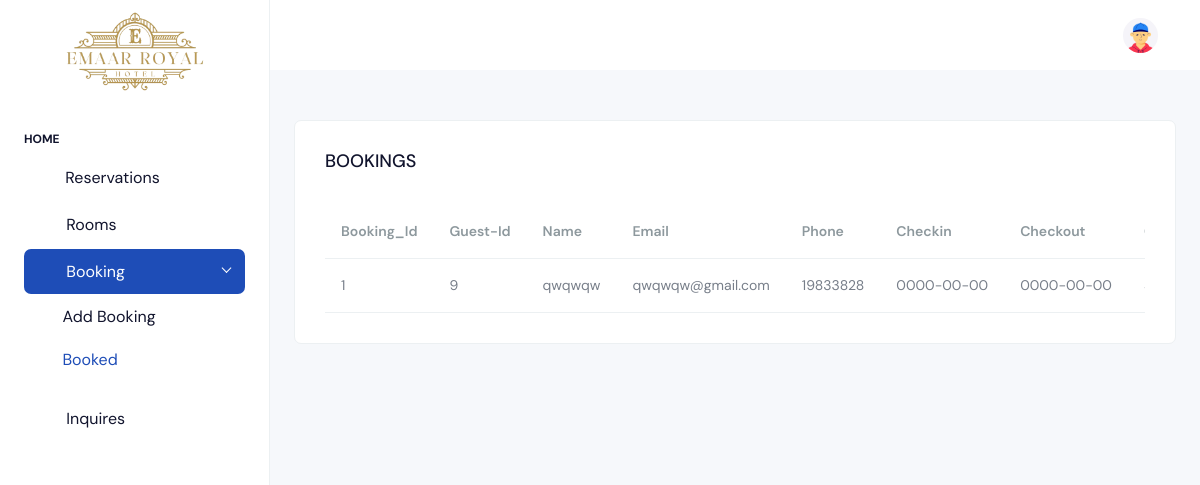
The app's page /Booking.php, older data.
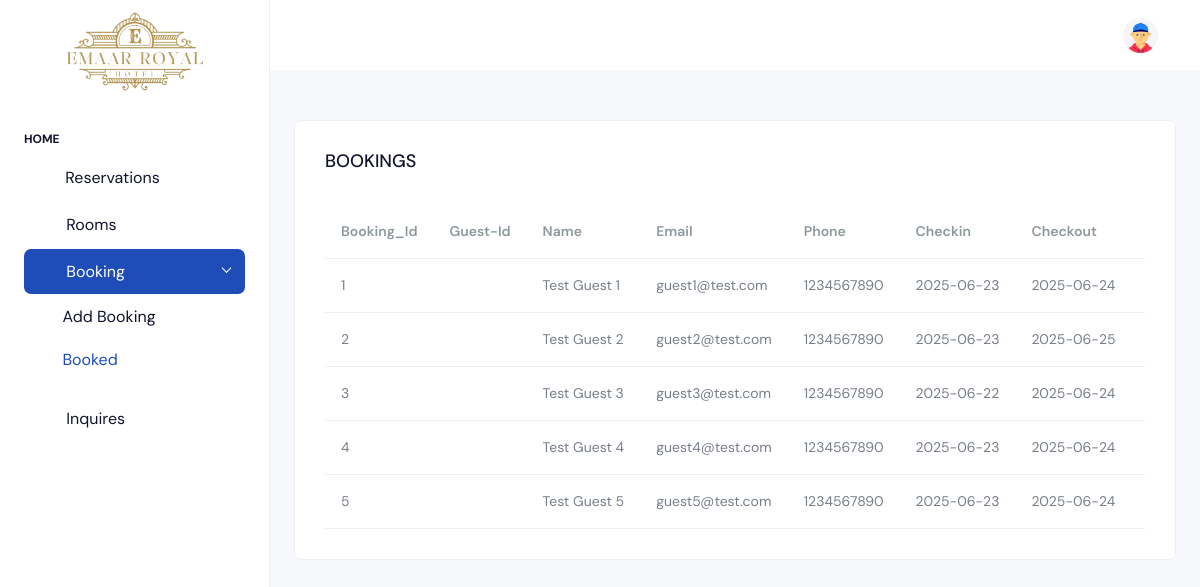
The same page, newer data.
### tables this page shows
CREATE TABLE `bookings` (
  `Booking_id` int(11) NOT NULL,
  `Guest_id` int(50) DEFAULT NULL,
  `Name` varchar(30) DEFAULT NULL,
  `Email` varchar(20) DEFAULT NULL,
  `Phone` varchar(20) DEFAULT NULL,
  `Room` varchar(20) DEFAULT NULL,
  `Room_No` int(11) DEFAULT NULL,
  `Checkin` date DEFAULT NULL,
  `Checkout` date DEFAULT NULL,
  `Guest` varchar(20) DEFAULT NULL,
  `Suite` varchar(20) DEFAULT NULL
);

### Booking.php (the view, shortened to what the changed rows need)
<?php
include('inc.connection.php');
$sql = "SELECT * FROM `bookings`";
$result = mysqli_query($conn, $sql);
?>
<!doctype html>
<html lang="en">
<head>
  <link rel="stylesheet" href="./assets/css/styles.min.css" />
</head>
<body>
  <div class="page-wrapper" id="main-wrapper" style="padding-top: 0 !important;"  data-layout="vertical" data-navbarbg="skin6" data-sidebartype="full"
    data-sidebar-position="fixed" data-header-position="fixed">
    <div class="body-wrapper">
      <div class="body-wrapper-inner">
        <div class="container-fluid">
          <div class="row" style="margin-top: -60px;">
            <div class="col-12">
              <div class="card">
                <div class="card-body">
                  <div class="table-responsive mt-4">
                    <table class="table mb-0 text-nowrap varient-table align-middle fs-3">
                      <thead>
                        <tr>
                        <tr>
                          <th scope="col" class="px-3 text-muted">Booking_Id</th>
                          <th scope="col" class="px-3 text-muted">Guest-Id</th>
                          <th scope="col" class="px-3 text-muted">Name</th>
                          <th scope="col" class="px-3 text-muted">Email</th>
                          <th scope="col" class="px-3 text-muted">Phone</th>
                          <th scope="col" class="px-3 text-muted">Checkin</th>
                          <th scope="col" class="px-3 text-muted">Checkout</th>
                          <th scope="col" class="px-3 text-muted">Guest</th>
                      </thead>
                      <tbody>
                         <?php $srno = 1;
            while ($row = mysqli_fetch_assoc($result)) { ?>
                        <tr>
                          <td class="px-3">
                            <div class="d-flex align-items-center">
                              <?php echo $row['Booking_id']; ?>
                            </div>
                          <td class="px-3">
                            <div class="d-flex align-items-center">
                              <?php echo $row['Guest_id']; ?>
                            </div>
                          </td>
                          <td class="px-3">
                            <div class="d-flex align-items-center">
                              <?php echo $row['Name']; ?>
                            </div>
                          </td>
                          <td class="px-3">
                            <div class="d-flex align-items-center">
                              <?php echo $row['Email']; ?>
                            </div>
                          </td>
                          <td class="px-3">
                            <div class="d-flex align-items-center">
                              <?php echo $row['Phone']; ?>
                            </div>
                          </td>
                          <td class="px-3">
                            <div class="d-flex align-items-center">
                              <?php echo $row['Checkin']; ?>
                            </div>
                          </td>
                          <td class="px-3">
                            <div class="d-flex align-items-center">
                              <?php echo $row['Checkout']; ?>
                            </div>
                          </td>
                          <td class="px-3">
                          </td>
                          <?php $srno++; } ?>
                      </tbody>
                    </table>
                  </div>
                </div>
              </div>
            </div>
          </div>
        </div>
      </div>
    </div>
  </div>
</body>
</html>

Row changes from the older to the newer data that the page shows:
changed bookings id 1: Name "qwqwqw" → "Test Guest 1"; Email "qwqwqw@gmail.com" → "guest1@test.com"; Phone "19833828" → "1234567890"; Checkin "0000-00-00" → "2025-06-23"; Checkout "0000-00-00" → "2025-06-24"; Guest "9" → (not shown)
added bookings: Booking_id "2", Name "Test Guest 2", Email "guest2@test.com", Phone "1234567890", Checkin "2025-06-23", Checkout "2025-06-25"
added bookings: Booking_id "3", Name "Test Guest 3", Email "guest3@test.com", Phone "1234567890", Checkin "2025-06-22", Checkout "2025-06-24"
added bookings: Booking_id "4", Name "Test Guest 4", Email "guest4@test.com", Phone "1234567890", Checkin "2025-06-23", Checkout "2025-06-24"
added bookings: Booking_id "5", Name "Test Guest 5", Email "guest5@test.com", Phone "1234567890", Checkin "2025-06-23", Checkout "2025-06-24"
